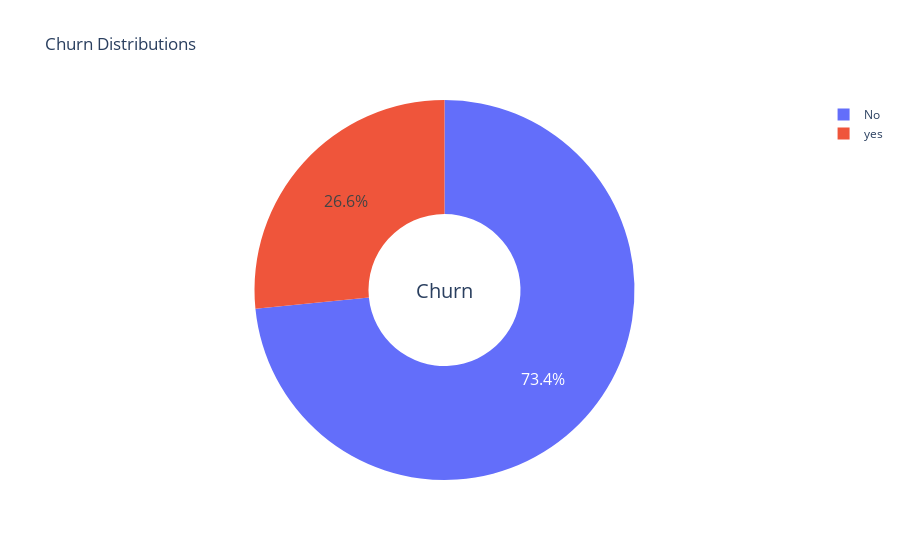

The notebook cell this image was saved under:
### Markdown cell above
## EDA

### Code cell
type_ = ["No", "yes"]
fig = make_subplots(rows=1, cols=1)

fig.add_trace(go.Pie(labels=type_, values=data['Churn'].value_counts(), name="Churn"))

# Use `hole` to create a donut-like pie chart
fig.update_traces(hole=.4, hoverinfo="label+percent+name", textfont_size=16)

fig.update_layout(
    title_text="Churn Distributions",
    # Add annotations in the center of the donut pies.
    annotations=[dict(text='Churn', x=0.5, y=0.5, font_size=20, showarrow=False)])
fig.show()

### Figure 1 — Plotly figure (JSON) as saved in the notebook; plotly's stock layout.template omitted (floating-point values rounded to 4 significant figures)
{"data": [{"hole": 0.4, "hoverinfo": "label+percent+name", "labels": ["No", "yes"], "name": "Churn", "textfont": {"size": 16}, "type": "pie", "values": [5163, 1869]}], "layout": {"annotations": [{"font": {"size": 20}, "showarrow": false, "text": "Churn", "x": 0.5, "y": 0.5}], "title": {"text": "Churn Distributions"}, "xaxis": {"anchor": "y", "domain": [0, 1]}, "yaxis": {"anchor": "x", "domain": [0, 1]}}}
